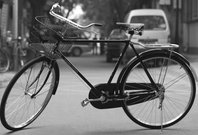
%> input picture course_images/bicycle.png (cropped and resized to the size of MATLAB's example picture), 198 x 135 px, given in place of onion.png, which was not available
$ octave normalized_cross_correlation.m   (GNU Octave 9; MATLAB toolbox functions it lacks are replaced by stand-ins)
%> lines starting %> are read from the running program, lines starting %| are printed output that depends on the picture; pictures that were not available may be replaced by others from this repository, and a replacement may not be noted
clc,clear,close all
%% Read the images
% Note rgb image is read as a 3-D array
% In order to simple manipulation, convert it to gray image
onion = rgb2gray(imread('onion.png'));
%> onion: size 135x198 uint8; min 1, max 255, mean 112.5
onion = im2double(onion);
%> onion: size 135x198 double
peppers = rgb2gray(imread('peppers.png'));
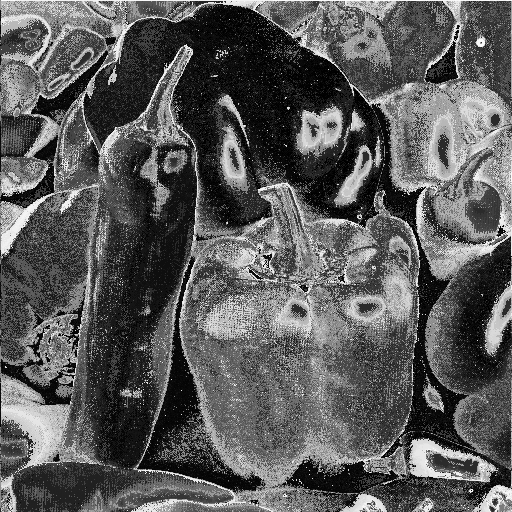
%> input picture course_images/peppers.png, 512 x 512 px
%> peppers is the input picture: size 512x512 uint8; min 0, max 255, mean 90.1
peppers = im2double(peppers);
%> peppers: size 512x512 double
imshowpair(peppers, onion,'montage');
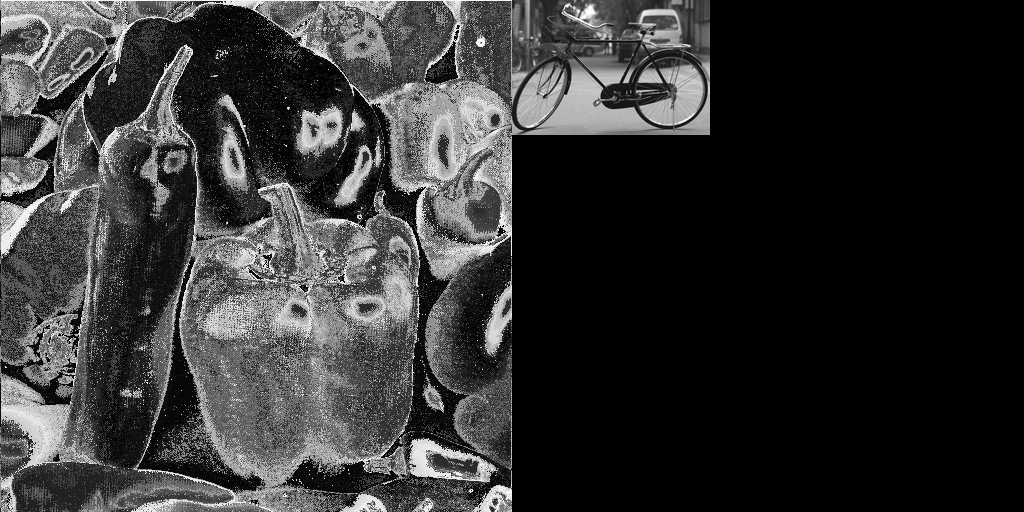
%> displayed picture: size 512x1024, on the screen's scale of 0 to 255; min 0, max 255, mean 50.8

%% Apply the normalized cross-correlation
c = normxcorr2(onion, peppers);
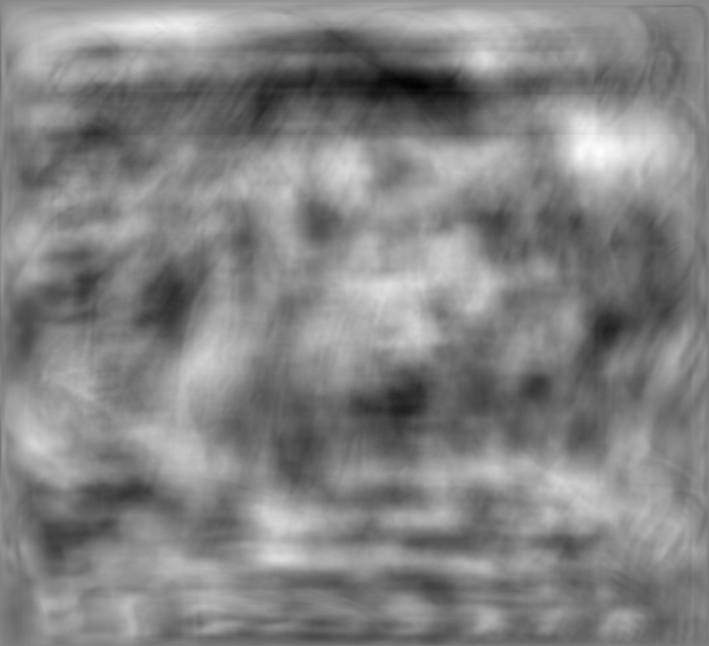
%> c: size 646x709 double; min -0.316, max 0.297, mean 0.00126; drawn with min black and max white
figure
surf(c);
shading flat;
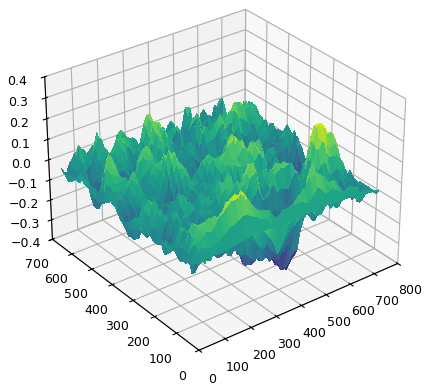
%> figure redrawn from the program's plot data
